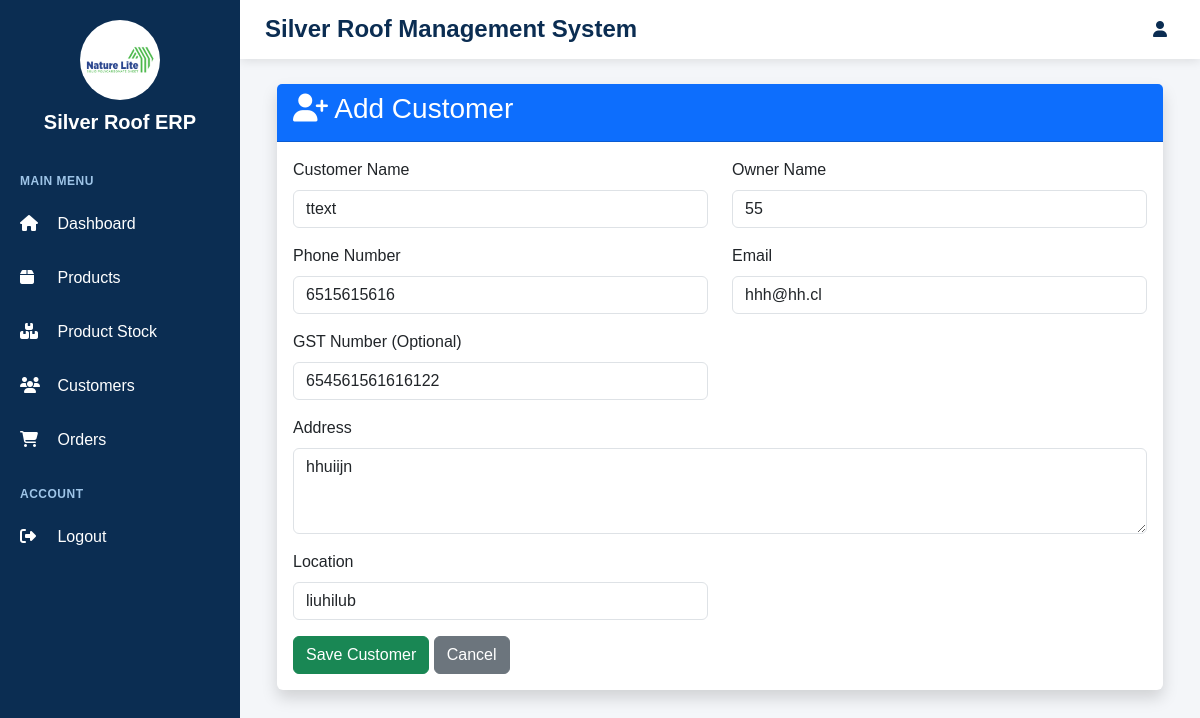
The page /customers/edit/3/ on the database its author committed.
### customers/models.py (models this page shows, shortened)
class Customer(models.Model):
    customer_name = models.CharField(max_length=150)
    company_name = models.CharField(max_length=150, blank=True)
    phone = models.CharField(max_length=15)
    email = models.EmailField(blank=True)
    address = models.TextField()
    location = models.CharField(max_length=150)
    gst = models.CharField(max_length=30, blank=True)

### customers/views.py (the view)
def edit_customer(request, id):
    customer = get_object_or_404(
        Customer,
        id=id
    )
    if request.method == "POST":
        form = CustomerForm(
            request.POST,
            instance=customer
        )
        if form.is_valid():
            customer = form.save()
            print("CUSTOMER UPDATED:", customer.customer_name)
            return redirect("customer_list")
        else:
            print("FORM ERRORS:")
            print(form.errors)
    else:
        form = CustomerForm(
            instance=customer
        )
    return render(
        request,
        "customers/customer_form.html",
        {
            "form": form,
            "customer": customer
        }
    )

### customers/templates/customers/customer_form.html (shortened to what this page needs)
{% extends 'base.html' %}
{% block content %}
<div class="container-fluid">
    <div class="card shadow border-0">
        <div class="card-header bg-primary text-white">
            <h3>
                <i class="fa fa-user-plus"></i>
                Add Customer
            </h3>
        </div>
        <div class="card-body">
            <form method="POST">
                <div class="row">
                    <div class="col-md-6 mb-3">
                        <label for="{{ form.customer_name.id_for_label }}" class="form-label">
                            Customer Name
                        </label>
                        {{ form.customer_name }}
                    </div>
                    <div class="col-md-6 mb-3">
                        <label for="{{ form.company_name.id_for_label }}" class="form-label">
                            Owner Name
                        </label>
                        {{ form.company_name }}
                    </div>
                    <div class="col-md-6 mb-3">
                        <label for="{{ form.phone.id_for_label }}" class="form-label">
                            Phone Number
                        </label>
                        {{ form.phone }}
                    </div>
                    <div class="col-md-6 mb-3">
                        <label for="{{ form.email.id_for_label }}" class="form-label">
                            Email
                        </label>
                        {{ form.email }}
                    </div>
<div class="col-md-6 mb-3">
    <label for="{{ form.gst.id_for_label }}" class="form-label">
        GST Number
        <span class="optional">(Optional)</span>
    </label>
    {{ form.gst }}
</div>
                    <div class="col-12 mb-3">
                        <label for="{{ form.address.id_for_label }}" class="form-label">
                            Address
                        </label>
                        {{ form.address }}
                    </div>
<div class="col-md-6 mb-3">
    <label for="{{ form.location.id_for_label }}" class="form-label">
        Location
    </label>
    {{ form.location }}
</div>
                </div>
                <button type="submit" class="btn btn-success">
                    Save Customer
                </button>
                <a href="{% url 'customer_list' %}" class="btn btn-secondary">
                    Cancel
                </a>
            </form>
        </div>
    </div>
</div>
{% endblock %}

### templates/base.html (style rules this page uses)
* { box-sizing: border-box; }
body { margin: 0; font-family: Arial, sans-serif; background: #f4f6f9; }

### rows shown on the page
Customer: customer_name "ttext", company_name "55", phone "6515615616", email "hhh@hh.cl", gst "654561561616122", address "hhuiijn", location "liuhilub"
